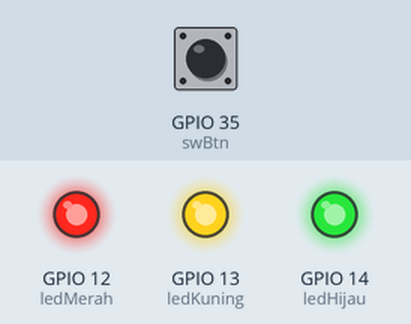
This sketch was run on a simulated ESP32. Parts: output pins drawn as LEDs (lit = HIGH). The test bench sets the inputs (shaded band); at power-on: GPIO 35 (swBtn) HIGH.

Above: at 1.2 s.
1.3 s: GPIO 35 (swBtn) pulled LOW for 0.15 s
At 1.37 s:
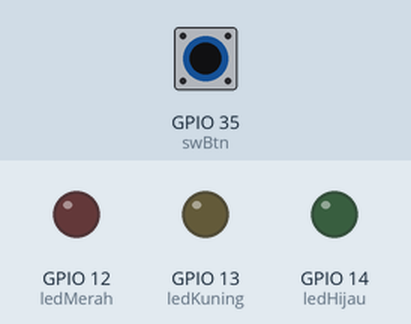
2.9 s: GPIO 35 (swBtn) pulled LOW for 3.2 s
At 6.4 s:
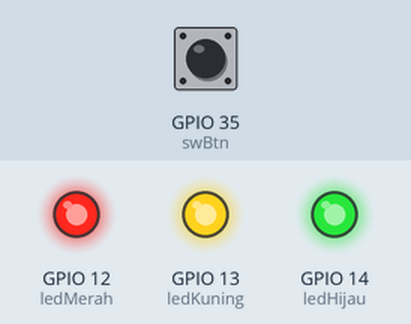
Timing chart, 0 to 7.9 s (numbered marks = the images above; inputs shaded):
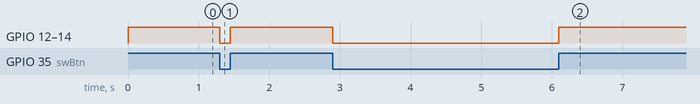

Measured:
- after the input at 1.3 s, GPIO 12 (ledMerah), GPIO 13 (ledKuning), GPIO 14 (ledHijau): HIGH → LOW at once, → HIGH 0.15 s later
- after the input at 2.9 s, GPIO 12 (ledMerah), GPIO 13 (ledKuning), GPIO 14 (ledHijau): HIGH → LOW at once, → HIGH 3.2 s later

The sketch:

project_2_if_else.ino
```cpp
#define ledMerah 12
const int ledKuning = 13;
const int ledHijau = 14;
#define swBtn 35

bool tekan = 0;

void setup(){
  pinMode(ledMerah,OUTPUT);
  pinMode(ledKuning,OUTPUT);
  pinMode(ledHijau,OUTPUT);

  pinMode(swBtn,INPUT);
}

void loop(){
  tekan = digitalRead(swBtn);
  if(tekan==0){
    digitalWrite(ledMerah,LOW);
    digitalWrite(ledKuning,LOW);
    digitalWrite(ledHijau,LOW);
  }
  if(tekan==1){
    digitalWrite(ledMerah,HIGH);
    digitalWrite(ledKuning,HIGH);
    digitalWrite(ledHijau,HIGH);
  }
}
```
